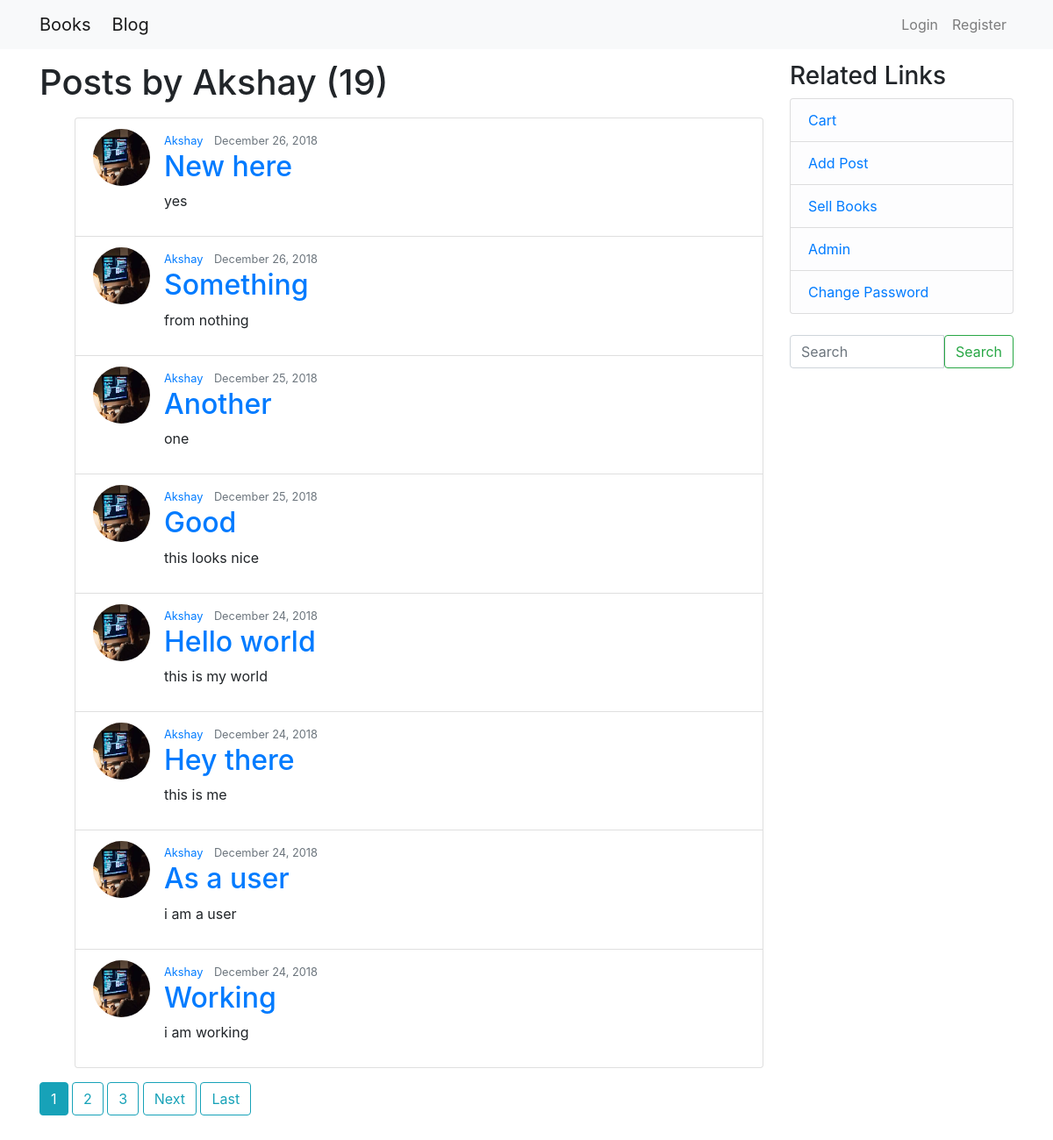
/blog/user/akshay, run on the app's committed database.
### blog/models.py (models this page shows, shortened)
class Post(models.Model):
	title = models.CharField(max_length=50)
	text = models.TextField()
	slug = models.SlugField(unique=True)
	date_posted = models.DateTimeField(auto_now_add=True)
	author = models.ForeignKey(User, on_delete=models.CASCADE)

### users/models.py (models this page shows, shortened)
class Profile(models.Model):
	user = models.OneToOneField(User, on_delete=models.CASCADE)
	image = models.ImageField(default='default.jpeg', upload_to='profile_pics')
	about = models.TextField(blank=True, null=True, default="Not Mentioned")
	phone_regex = RegexValidator(regex=r'^\d{10}$', message="Phone number must be 10 digits only")
	employment = models.CharField(max_length=100, blank=True, default="Not Mentioned")
	hobbies = models.TextField(blank=True, null=True, default="Not Mentioned")
	phone_number = models.CharField(validators=[phone_regex], max_length=10, blank=True, default="Not Mentioned")
	lives_in = models.CharField(max_length=100, blank=True, default="Not Mentioned")
	from_place = models.CharField(max_length=100, blank=True, default="Not Mentioned")
	shipping_address = models.TextField(blank=True, null=True, default="Not Mentioned")

### blog/views.py (the view)
# urls.py: path('user/<str:username>', UserPostView.as_view(), name='user-post'),
class UserPostView(ListView):
    model = Post
    context_object_name = 'posts'
    template_name = 'blog/user_posts.html'
    paginate_by = 8
    def get_queryset(self):
        user = get_object_or_404(User, username=self.kwargs.get('username'))
        return Post.objects.filter(author=user).order_by('-date_posted')

### blog/templates/blog/user_posts.html (shortened to what this page needs)
{% extends "blog/base.html" %}
{% block content %}
	<h1 class="mb-3">Posts by {{ view.kwargs.username|title }} ({{ page_obj.paginator.count }})</h1>
	<ul>
	{% for post in posts %}
		<li class="list-group-item">
			<article class="media content-section">
				<img class="rounded-circle article-img" src="{{ post.author.profile.image.url }}">
				<div class="media-body">
			  		<div class="article-metadata">
						<small><a class="mr-2" href="{% url 'user-post' post.author.username %}">{{ post.author|title }}</a></small>
						<small class="text-muted">{{ post.date_posted|date:"F d, Y" }}</small>
					</div>
			  		<h2><a class="article-title" href="{% url 'view-post' post.slug %}">{{ post.title|capfirst }}</a></h2>
			  		<p class="article-content">{{ post.text }}</p>
				</div>
		  </article>
		</li>
	{% endfor %}
	</ul>
    {% if is_paginated %}
      {% for num in page_obj.paginator.page_range %}
        {% if page_obj.number == num %}
          <a class="btn btn-info mb-4" href="?page={{ num }}">{{ num }}</a>
        {% elif num > page_obj.number|add:'-3' and num < page_obj.number|add:'3' %}
          <a class="btn btn-outline-info mb-4" href="?page={{ num }}">{{ num }}</a>
        {% endif %}
      {% endfor %}
      {% if page_obj.has_next %}
        <a class="btn btn-outline-info mb-4" href="?page={{ page_obj.next_page_number }}">Next</a>
        <a class="btn btn-outline-info mb-4" href="?page={{ page_obj.paginator.num_pages }}">Last</a>
      {% endif %}
		{% endif %}
{% endblock content %}

### blog/templates/blog/base.html (shortened to what this page needs)
{% load static %}
<!DOCTYPE html>
<html>
<head>
    <link rel="stylesheet" href="https://maxcdn.bootstrapcdn.com/bootstrap/4.0.0/css/bootstrap.min.css">
	<link rel="stylesheet" type="text/css" href="{% static 'blog/main.css' %}">
</head>
<body>
    <header class="site-header">
      <nav class="navbar navbar-expand-md navbar-light bg-light fixed-top">
        <div class="container">
		  <a class="navbar-brand mr-4" href="{% url 'commerce-home' %}">Books</a>
		  <a class="navbar-brand mr-4" href="{% url 'posts-home' %}">Blog</a>
          <div class="collapse navbar-collapse" id="navbarToggle">
			  <div class="navbar-nav ml-auto">
					{% if user.is_authenticated %}
						<a class="nav-item nav-link" href="{% url 'profile' %}">Profile</a>
						<a class="nav-item nav-link" href="{% url 'logout' %}">Logout</a>
					{% else %}
						<a class="nav-item nav-link" href="{% url 'login' %}">Login</a>
						<a class="nav-item nav-link" href="{% url 'register' %}">Register</a>
					{% endif %}
			  </div>
          </div>
        </div>
      </nav>
    </header>
    <main role="main" class="container">
      <div class="row">
        <div class="col-md-9">
        	{% block content %}{% endblock %}
		</div>
      <div class="col-md-3">
			<div class="content-section">
			  <h3>Related Links</h3>
				<ul class="list-group">
					<li class="list-group-item list-group-item-light"><a href="{% url 'cart:home' %}">Cart</a></li>
				  <li class="list-group-item list-group-item-light"><a class="disable" href="{% url 'add-post' %}">Add Post</a></li>
				  <li class="list-group-item list-group-item-light"><a href="{% url 'register-book' %}">Sell Books</a></li>
					<li class="list-group-item list-group-item-light"><a href="http://127.0.0.1:8000/admin/">Admin</a></li>
					<li class="list-group-item list-group-item-light"><a href="{% url 'change_password' %}">Change Password</a></li>
				</ul>
			</div>
			<form method='GET' action='{% url "search" %}' class="form mt-4">
				<div class="input-group">
						<input class="form-control" type="text" name='q' placeholder="Search" aria-label="Search" value="{{ request.GET.q }}">
						<span class="input-group-btn">
								<button class="btn btn-outline-success" type="submit">Search</button>
						</span>
				</div>
			</form>
		</div>
      </div>
		</main>
		<br>
</body>
</html>

### blog/static/blog/main.css (style rules this page uses)
body { padding-top:70px; }
.article-img { height: 65px; width: 65px; margin-right: 16px; }

### data on the page
Post: author.profile.image (picture), author "Akshay", date_posted "December 26, 2018", title "New here", text "yes"
Post: author.profile.image (picture), author "Akshay", date_posted "December 26, 2018", title "Something", text "from nothing"
Post: author.profile.image (picture), author "Akshay", date_posted "December 25, 2018", title "Another", text "one"
Post: author.profile.image (picture), author "Akshay", date_posted "December 25, 2018", title "Good", text "this looks nice"
Post: author.profile.image (picture), author "Akshay", date_posted "December 24, 2018", title "Hello world", text "this is my world"
Post: author.profile.image (picture), author "Akshay", date_posted "December 24, 2018", title "Hey there", text "this is me"
Post: author.profile.image (picture), author "Akshay", date_posted "December 24, 2018", title "As a user", text "i am a user"
Post: author.profile.image (picture), author "Akshay", date_posted "December 24, 2018", title "Working", text "i am working"

### other printed values
{{ view.kwargs.username|title }} "Akshay"
{{ page_obj.paginator.count }} "19"
{{ num }} "1"
{{ num }} "2" "3"
